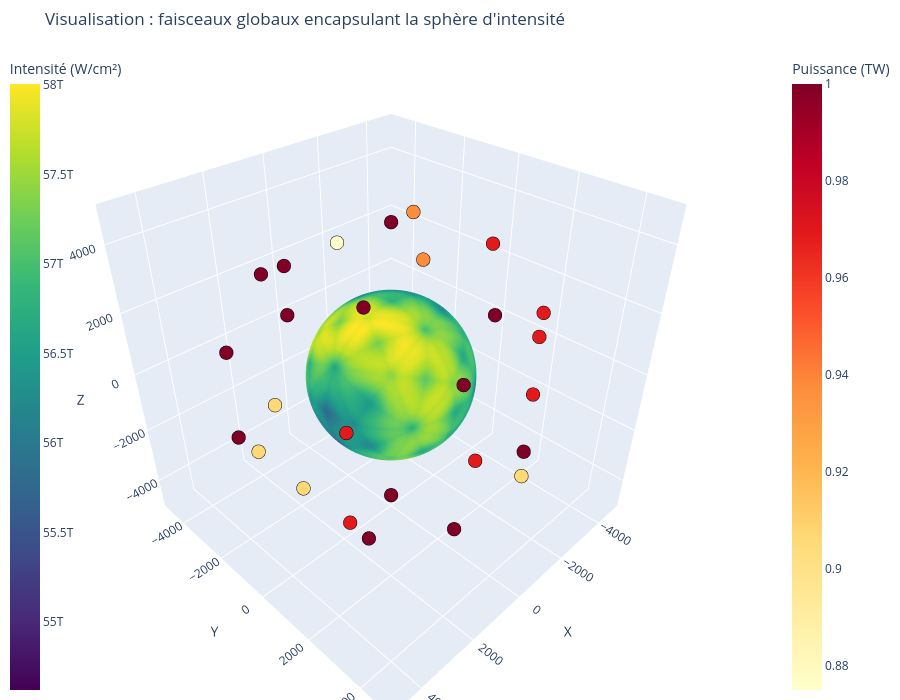

Write notebook code for a chart like this one.
### Markdown cell above
Figure 3.5

### Code cell
cas = "_aleatoire"
directory = f"results/realisation{cas}"

liste_dicts = []

### Lecture des fichiers .pkl dans le répertoire courant
for fichier in sorted(glob.glob(os.path.join(directory, "*.pkl"))):
    with open(fichier, "rb") as f:
        data = pickle.load(f)
        liste_dicts.append(data)

### Lecture du fichier contenant les intensités compensées .nc
p_in_z1z2_beam_all = read_general_netcdf(directory + "/p_in_z1z2_beam_all_opti"+ cas +".nc")
dataset_compensated = read_data(p_in_z1z2_beam_all)

n = len(liste_dicts)
print(f"Nombre de fichiers .pkl chargés : {n}")


visualisation_3D(data, num_tree=0, num_pert=0, intensite=True)

### Figure 1 — Plotly figure (JSON) as saved in the notebook; plotly's stock layout.template omitted (floating-point values rounded to 4 significant figures; data arrays with more than 128 entries replaced by an {"elided": "..."} marker saying what was removed)
{"data": [{"hoverinfo": "skip", "marker": {"color": {"elided": "49152 float values"}, "colorbar": {"title": {"text": "Intensité (W/cm²)"}, "x": -0.1}, "colorscale": [[0, "#440154"], [0.1111, "#482878"], [0.2222, "#3e4989"], [0.3333, "#31688e"], [0.4444, "#26828e"], [0.5556, "#1f9e89"], [0.6667, "#35b779"], [0.7778, "#6ece58"], [0.8889, "#b5de2b"], [1, "#fde725"]], "opacity": 1, "showscale": true, "size": 3}, "mode": "markers", "name": "Sphère d'intensité", "type": "scatter3d", "x": {"elided": "49152 float values"}, "y": {"elided": "49152 float values"}, "z": {"elided": "49152 float values"}}, {"hoverinfo": "text", "marker": {"color": [1.0, 1.0, 1.0, 0.9688, 1.0, 1.0, 0.9688, 0.9688, 0.9688, 0.9375, 1.0, 1.0, 1.0, 0.9062, 0.9688, 1.0, 1.0, 0.9062, 0.9688, 0.9688, 1.0, 0.9062, 0.9375, 0.875, 1.0, 0.9062, 1.0, 1.0, 1.0, 0.9062], "colorbar": {"title": {"text": "Puissance (TW)"}, "x": 1.1}, "colorscale": [[0, "rgb(255,255,204)"], [0.125, "rgb(255,237,160)"], [0.25, "rgb(254,217,118)"], [0.375, "rgb(254,178,76)"], [0.5, "rgb(253,141,60)"], [0.625, "rgb(252,78,42)"], [0.75, "rgb(227,26,28)"], [0.875, "rgb(189,0,38)"], [1, "rgb(128,0,38)"]], "line": {"color": "black", "width": 2}, "opacity": 1, "showscale": true, "size": 8}, "mode": "markers", "name": "Puissance P", "text": ["Indice: 0<br>Puissance P: 1.00 TW", "Indice: 1<br>Puissance P: 1.00 TW", "Indice: 2<br>Puissance P: 1.00 TW", "Indice: 3<br>Puissance P: 0.97 TW", "Indice: 4<br>Puissance P: 1.00 TW", "Indice: 5<br>Puissance P: 1.00 TW", "Indice: 6<br>Puissance P: 0.97 TW", "Indice: 7<br>Puissance P: 0.97 TW", "Indice: 8<br>Puissance P: 0.97 TW", "Indice: 9<br>Puissance P: 0.94 TW", "Indice: 10<br>Puissance P: 1.00 TW", "Indice: 11<br>Puissance P: 1.00 TW", "Indice: 12<br>Puissance P: 1.00 TW", "Indice: 13<br>Puissance P: 0.91 TW", "Indice: 14<br>Puissance P: 0.97 TW", "Indice: 15<br>Puissance P: 1.00 TW", "Indice: 16<br>Puissance P: 1.00 TW", "Indice: 17<br>Puissance P: 0.91 TW", "Indice: 18<br>Puissance P: 0.97 TW", "Indice: 19<br>Puissance P: 0.97 TW", "Indice: 20<br>Puissance P: 1.00 TW", "Indice: 21<br>Puissance P: 0.91 TW", "Indice: 22<br>Puissance P: 0.94 TW", "Indice: 23<br>Puissance P: 0.88 TW", "Indice: 24<br>Puissance P: 1.00 TW", "Indice: 25<br>Puissance P: 0.91 TW", "Indice: 26<br>Puissance P: 1.00 TW", "Indice: 27<br>Puissance P: 1.00 TW", "Indice: 28<br>Puissance P: 1.00 TW", "Indice: 29<br>Puissance P: 0.91 TW"], "type": "scatter3d", "x": [0.0, 2307.0, 2307.0, 3733.0, 1426.0, -1.479e-05, -1426.0, -3733.0, -2307.0, -2307.0, 1426.0, 3733.0, 3733.0, 4614.0, 3733.0, 2307.0, 1426.0, -1426.0, -2307.0, -3733.0, -4614.0, -3733.0, -3733.0, -1426.0, -1.479e-05, 1426.0, -1426.0, -2307.0, 1.656e-05, 2307.0], "y": [0.0, -1426.0, 1426.0, 2307.0, 3733.0, 4614.0, 3733.0, 2307.0, 1426.0, -1426.0, -3733.0, -2307.0, -2307.0, 0.0, 2307.0, 1426.0, 3733.0, 3733.0, 1426.0, 2307.0, 1.656e-05, -2307.0, -2307.0, -3733.0, -4614.0, -3733.0, -3733.0, -1426.0, 0.0, -1426.0], "z": [4614.0, 3733.0, 3733.0, 1426.0, 2307.0, -1.479e-05, 2307.0, 1426.0, 3733.0, 3733.0, 2307.0, 1426.0, -1426.0, -1.479e-05, -1426.0, -3733.0, -2307.0, -2307.0, -3733.0, -1426.0, -1.479e-05, -1426.0, 1426.0, 2307.0, -1.479e-05, -2307.0, -2307.0, -3733.0, -4614.0, -3733.0]}], "layout": {"height": 700, "margin": {"b": 0, "l": 0, "r": 0, "t": 50}, "scene": {"aspectmode": "cube", "xaxis": {"range": [-5075.0, 5075.0], "title": {"text": "X"}}, "yaxis": {"range": [-5075.0, 5075.0], "title": {"text": "Y"}}, "zaxis": {"range": [-5075.0, 5075.0], "title": {"text": "Z"}}}, "showlegend": false, "title": {"text": "Visualisation : faisceaux globaux encapsulant la sphère d'intensité"}, "width": 900}}
